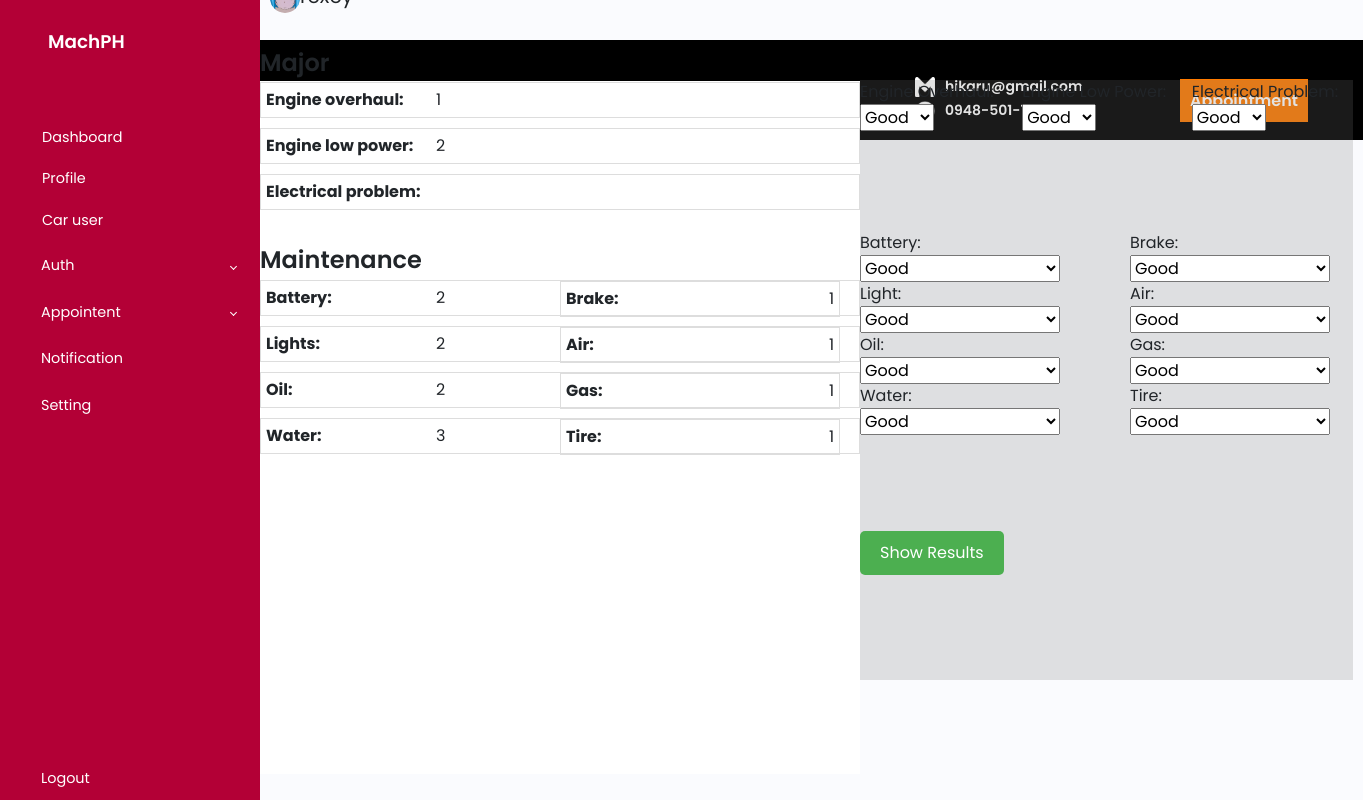
Screenshot of /identify.php (signed in) with the database file from the repository.
### tables this page shows
CREATE TABLE `service` (
  `serviceno` int(11) NOT NULL,
  `eo` varchar(255) DEFAULT NULL,
  `elp` varchar(255) DEFAULT NULL,
  `ep` varchar(255) DEFAULT NULL,
  `battery` varchar(255) DEFAULT NULL,
  `light` varchar(255) DEFAULT NULL,
  `oil` varchar(255) DEFAULT NULL,
  `water` varchar(255) DEFAULT NULL,
  `brake` varchar(255) DEFAULT NULL,
  `air` varchar(255) DEFAULT NULL,
  `gas` varchar(255) DEFAULT NULL,
  `tire` varchar(255) DEFAULT NULL,
  `user_id` int(11) DEFAULT NULL,
  `car_id` int(11) DEFAULT NULL,
  `companyid` int(11) DEFAULT NULL
);

CREATE TABLE `user` (
  `id` int(100) NOT NULL,
  `name` varchar(100) NOT NULL,
  `firstname` varchar(255) DEFAULT NULL,
  `middlename` varchar(255) DEFAULT NULL,
  `lastname` varchar(255) DEFAULT NULL,
  `homeaddress` varchar(255) DEFAULT NULL,
  `email` varchar(100) NOT NULL,
  `password` varchar(100) NOT NULL,
  `image` varchar(100) NOT NULL,
  `barangay` varchar(255) DEFAULT NULL,
  `province` varchar(255) DEFAULT NULL,
  `municipality` varchar(255) DEFAULT NULL,
  `zipcode` varchar(255) DEFAULT NULL,
  `role` varchar(255) NOT NULL,
  `companyid` int(11) DEFAULT NULL
);

### identify.php (the view, shortened to what this page needs)
<?php
include 'config.php';
$sql = "SELECT * FROM service";
$result = $conn->query($sql);
$user_id = $_SESSION['user_id'];
if ($result->num_rows > 0) {
    while ($row = $result->fetch_assoc()) {
        $select = mysqli_query($conn, "SELECT * FROM user WHERE id = '$user_id'") or die('query failed');
        if (mysqli_num_rows($select) > 0) {
            $fetch = mysqli_fetch_assoc($select);
        } else {
            die('No user found');
        }
?>
<!DOCTYPE html>
<html lang="en">
<head>
    <link href="https://cdn.jsdelivr.net/npm/bootstrap@5.3.0-alpha3/dist/css/bootstrap.min.css" rel="stylesheet"
>
    <link rel="stylesheet" href="css/nav.css">
    <link rel="stylesheet" href="css/home.css">
    <link rel="stylesheet" href="css/identify.css">
    <link rel="stylesheet" href="https://unpkg.com/swiper/swiper-bundle.min.css"/>
    <link rel="stylesheet" href="css/home-second.css">
</head>
<body>
    <div class="wrapper">
        <aside id="sidebar">
            <div class="d-flex">
                <button class="toggle-btn" type="button">
                </button>
                <div class="sidebar-logo">
                    <a href="home.php">MachPH</a>
                </div>
            </div>
            <ul class="sidebar-nav">
            <li class="sidebar-item">
                    <a href="home.php" class="sidebar-link">
                    <span style="margin-left: 13px;">Dashboard</span>
                    </a>
                </li>
                <li class="sidebar-item">
                    <a href="profile.php" class="sidebar-link">
                    <span style="margin-left: 13px;">Profile</span>
                    </a>
                </li>
                <li class="sidebar-item">
                    <a href="carusers.php" class="sidebar-link">
                    <span style="margin-left: 13px;">Car user</span>
                    </a>
                </li>
                <li class="sidebar-item">
                    <a href="#" class="sidebar-link collapsed has-dropdown" data-bs-toggle="collapse"
                        data-bs-target="#auth" aria-expanded="false" aria-controls="auth">
                        <span>Auth</span>
                    </a>
                </li>
                <li class="sidebar-item">
                    <a href="#" class="sidebar-link collapsed has-dropdown" data-bs-toggle="collapse"
                        data-bs-target="#multi" aria-expanded="false" aria-controls="multi">
                        <span>Appointent</span>
                    </a>
                </li>
                <li class="sidebar-item">
                    <a href="#" class="sidebar-link">
                        <span>Notification</span>
                    </a>
                </li>
                <li class="sidebar-item">
                    <a href="#" class="sidebar-link">
                        <span>Setting</span>
                    </a>
                </li>
            </ul>
            <div class="sidebar-footer">
            <a href="login.php" target="_blanck" class="sidebar-link">
                <span>Logout</span>
            </a>
            </div>
        </aside>
    </div>
    <div class="nav-container">
        <div class="upper-nav-container">
                <div class="img-icon-upper-nav">
                    <li><img class="upper-nav-icon-three" src="img/facebook.png" alt="facebook"></li>
                    <li><img class="upper-nav-icon-three" src="img/instagram.png" alt="instagram"></li>
                    <li><img class="upper-nav-icon-three-chrome"src="img/chrome.png" alt="chrome"></li>
                </div>
            <div class="upper-nav-icons-info">
                <li><img src="img/gmail.png" alt=""><span>hikaru@gmail.com</span></li>
                <li><img src="img/call.png" alt=""><span>0948-501-1228</span></li>
            </div>
            <div class="upper-nav-button">
                <a href="">Appointment</a>
            </div>
        </div>
    </div>
    <section class="identify-first-section">
    <div class="your-container">
        <div class="user-info">
            <div class="user-details">
                <p> <img src="<?php echo isset($fetch['image']) && $fetch['image'] != '' ? 'uploaded_img/'.$fetch['image'] : 'images/default-avatar.png'; ?>" class="user-img"><span class='user'><?php echo $fetch['name']; ?></span></p>
            </div>
        </div>
        <div class="item-box">
            <h1>Major</h1>
            <ul>
                <li class='engine-overhaul'><span class='label'>Engine overhaul:</span> <span class='value'><?php echo $row['eo']; ?></span></li>
                <li class='engine-overhaul'><span class='label'>Engine low power:</span> <span class='value'><?php echo $row['elp']; ?></span></li>
                <li class='engine-overhaul'><span class='label'>Electrical problem:</span> <span class='value'><?php echo $row['ep']; ?></span></li>
            </ul>
        </div>
    <div class="item-box">
            <h1>Maintenance</h1>
         <div class="first-maintenance-container">
            <ul>
                <li class='battery'><span class='label'>Battery:</span> <span class='value'><?php echo $row['battery']; ?></span></li>
                <li class='battery'><span class='label'>Lights:</span> <span class='value'><?php echo $row['light']; ?></span></li>
                <li class='battery'><span class='label'>Oil:</span> <span class='value'><?php echo $row['oil']; ?></span></li>
                <li class='battery'><span class='label'>Water:</span> <span class='value'><?php echo $row['water']; ?></span></li>
            </ul>
          </div>
        <div class="second-maintenance-container">
            <ul>
                <li class='battery'><span class='label'>Brake:</span> <span class='value'><?php echo $row['brake']; ?></span></li>
                <li class='battery'><span class='label'>Air:</span> <span class='value'><?php echo $row['air']; ?></span></li>
                <li class='battery'><span class='label'>Gas:</span> <span class='value'><?php echo $row['gas']; ?></span></li>
                <li class='battery'><span class='label'>Tire:</span> <span class='value'><?php echo $row['tire']; ?></span></li>
            </ul>
        </div>
    </div>
</div>
    </section>
<section class="identify-second-section">
    <form id="repairForm">
        <div class="identify-modal-major">
            <div>
                <label for="engineOverhaul">Engine Overhaul:</label>
                <select id="engineOverhaul" name="engineOverhaul">
                    <option value="good">Good</option>
                </select>
            </div>
            <div>
                <label for="engineLowPower">Engine Low Power:</label>
                <select id="engineLowPower" name="engineLowPower">
                    <option value="good">Good</option>
                </select>
            </div>
            <div>
                <label for="electricalProblem">Electrical Problem:</label>
                <select id="electricalProblem" name="electricalProblem">
                    <option value="good">Good</option>
                </select>
            </div>
        </div>
        <div class="identify-modal-maintenance">
        <div class="first-column-maintenance">
           <div>
                <label for="battery">Battery:</label>
                <select id="battery" name="battery">
                    <option value="good">Good</option>
                </select>
            </div>
            <div>
                <label for="lights">Light:</label>
                <select id="lights" name="lights">
                    <option value="good">Good</option>
                </select>
            </div>
            <div>
                <label for="oil">Oil:</label>
                <select id="oil" name="oil">
                    <option value="good">Good</option>
                </select>
            </div>
            <div>
                <label for="water">Water:</label>
                <select id="water" name="water">
                    <option value="good">Good</option>
                </select>
            </div>
            </div>
            <div class="second-column-maintenance">
            <div>
                <label for="brake">Brake:</label>
                <select id="brake" name="brake">
                    <option value="good">Good</option>
                </select>
            </div>
            <div>
                <label for="air">Air:</label>
                <select id="air" name="air">
                    <option value="good">Good</option>
                </select>
            </div>
            <div>
                <label for="gas">Gas:</label>
                <select id="gas" name="gas">
                    <option value="good">Good</option>
                </select>
            </div>
            <div>
                <label for="tire">Tire:</label>
                <select id="tire" name="tire">
                    <option value="good">Good</option>
                </select>
            </div>
           </div>
        </div>
        <button type="button" onclick="showResults()">Show Results</button>
    </form>
</section>
</body>
</html>
<?php
    }
} else {
    header('Location: carprofile.php');
    exit;
  }
?>

### css/nav.css (style rules this page uses)
a { text-decoration: none; }
li { list-style: none; }
h1 { font-weight: 600; font-size: 1.5rem; }
body { font-family: 'Poppins', sans-serif; }
.wrapper { display: flex; }
#sidebar { width: 70px; min-width: 70px; z-index: 1000; transition: all .25s ease-in-out; background-color: #b30036; display: flex; flex-direction: column; }
#sidebar.expand { width: 260px; min-width: 260px; }
.toggle-btn { background-color: transparent; cursor: pointer; border: 0; padding: 1rem 1.5rem; }
.sidebar-logo { margin: auto 0; }
.sidebar-logo a { color: #FFF; font-size: 1.15rem; font-weight: 600; }
.sidebar-nav { padding: 2rem 0; flex: 1 1 auto; }
a.sidebar-link { padding: .625rem 1.625rem; color: #FFF; display: block; font-size: 0.9rem; white-space: nowrap; border-left: 3px solid transparent; }
.sidebar-item { position: relative; }
#sidebar.expand .sidebar-link[data-bs-toggle="collapse"]::after { border: solid; border-width: 0 .075rem .075rem 0; content: ""; display: inline-block; padding: 2px; position: absolute; right: 1.5rem; top: 1.4rem; transform: rotate(-135deg); transition: all .2s ease-out; }
#sidebar.expand .sidebar-link[data-bs-toggle="collapse"].collapsed::after { transform: rotate(45deg); transition: all .2s ease-out; }

### css/home.css (style rules this page uses)
* { padding: 0; margin: 0; box-sizing: border-box; font-family: 'Poppins', 'Quicksand'; }
.upper-nav-container { position: fixed; background-color: rgb(0, 0, 0); bottom: 660px; left: 65px; width: 95.5%; height: 100px; }
.upper-nav-container .img-icon-upper-nav { margin-left: 650px; }
.upper-nav-container .img-icon-upper-nav li { display: inline-block; margin-right: 10px; margin-top: 40px; }
.upper-nav-icons-info { margin-top: -38px; margin-left: 850px; }
.upper-nav-icons-info li img { width: 20px; height: 20px; margin-right: 10px; }
.upper-nav-icons-info li span { font-size: 14px; color: white; font-weight: 600; }
.upper-nav-button { margin-top: -33px; margin-left: 1115px; }
.upper-nav-button a { color: white; font-weight: 600; background-color: #ff7b00; padding: 10px; cursor: pointer; }

### css/home-second.css (style rules this page uses)
* { box-sizing: border-box; margin: 0; padding: 0; font-family: 'poppins'; }

### rows the page displays
service: user.image (picture), eo "1", elp "2", battery "2", light "2", oil "2", water "3", brake "1", air "1", gas "1", tire "1"
